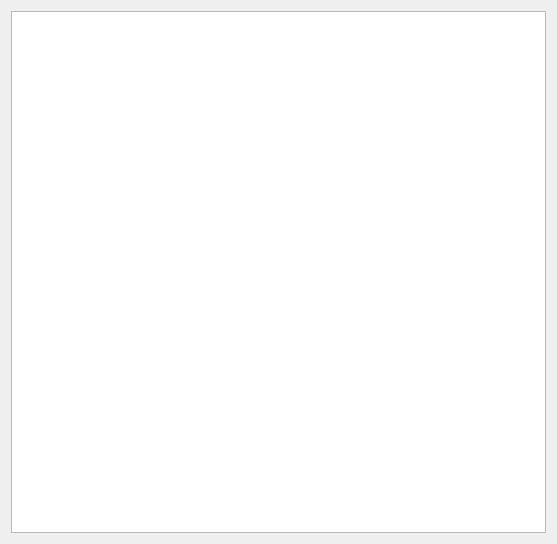
<?xml version="1.0" encoding="UTF-8"?>
<ui version="4.0">
 <class>Widget</class>
 <widget class="QWidget" name="Widget">
  <property name="geometry">
   <rect>
    <x>0</x>
    <y>0</y>
    <width>557</width>
    <height>544</height>
   </rect>
  </property>
  <property name="windowTitle">
   <string>Widget</string>
  </property>
  <property name="styleSheet">
   <string notr="true"/>
  </property>
  <layout class="QVBoxLayout" name="verticalLayout">
   <item>
    <widget class="QGraphicsView" name="graphicsView">
     <property name="maximumSize">
      <size>
       <width>16777215</width>
       <height>564</height>
      </size>
     </property>
    </widget>
   </item>
  </layout>
 </widget>
 <resources/>
 <connections/>
</ui>
